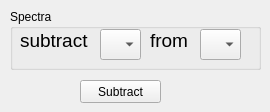
          <widget class="QWidget" name="tab">
           <attribute name="title">
            <string>Subtract</string>
           </attribute>
           <widget class="QPushButton" name="pushButton_2">
            <property name="geometry">
             <rect>
              <x>80</x>
              <y>80</y>
              <width>81</width>
              <height>23</height>
             </rect>
            </property>
            <property name="text">
             <string>Subtract</string>
            </property>
           </widget>
           <widget class="QGroupBox" name="groupBox_5">
            <property name="geometry">
             <rect>
              <x>10</x>
              <y>9</y>
              <width>251</width>
              <height>61</height>
             </rect>
            </property>
            <property name="title">
             <string>Spectra</string>
            </property>
            <widget class="QComboBox" name="comboBox_2">
             <property name="geometry">
              <rect>
               <x>90</x>
               <y>20</y>
               <width>41</width>
               <height>31</height>
              </rect>
             </property>
            </widget>
            <widget class="QComboBox" name="comboBox_3">
             <property name="geometry">
              <rect>
               <x>190</x>
               <y>20</y>
               <width>41</width>
               <height>31</height>
              </rect>
             </property>
            </widget>
            <widget class="QLabel" name="label_7">
             <property name="geometry">
              <rect>
               <x>140</x>
               <y>20</y>
               <width>51</width>
               <height>21</height>
              </rect>
             </property>
             <property name="text">
              <string>&lt;!DOCTYPE HTML PUBLIC &quot;-//W3C//DTD HTML 4.0//EN&quot; &quot;http://www.w3.org/TR/REC-html40/strict.dtd&quot;&gt;
&lt;html&gt;&lt;head&gt;&lt;meta name=&quot;qrichtext&quot; content=&quot;1&quot; /&gt;&lt;style type=&quot;text/css&quot;&gt;
p, li { white-space: pre-wrap; }
&lt;/style&gt;&lt;/head&gt;&lt;body style=&quot; font-family:'MS Shell Dlg 2'; font-size:8pt; font-weight:400; font-style:normal;&quot;&gt;
&lt;p style=&quot; margin-top:0px; margin-bottom:0px; margin-left:0px; margin-right:0px; -qt-block-indent:0; text-indent:0px;&quot;&gt;&lt;span style=&quot; font-size:14pt;&quot;&gt;from&lt;/span&gt;&lt;/p&gt;&lt;/body&gt;&lt;/html&gt;</string>
             </property>
            </widget>
            <widget class="QLabel" name="label_8">
             <property name="geometry">
              <rect>
               <x>10</x>
               <y>20</y>
               <width>81</width>
               <height>21</height>
              </rect>
             </property>
             <property name="text">
              <string>&lt;!DOCTYPE HTML PUBLIC &quot;-//W3C//DTD HTML 4.0//EN&quot; &quot;http://www.w3.org/TR/REC-html40/strict.dtd&quot;&gt;
&lt;html&gt;&lt;head&gt;&lt;meta name=&quot;qrichtext&quot; content=&quot;1&quot; /&gt;&lt;style type=&quot;text/css&quot;&gt;
p, li { white-space: pre-wrap; }
&lt;/style&gt;&lt;/head&gt;&lt;body style=&quot; font-family:'MS Shell Dlg 2'; font-size:8pt; font-weight:400; font-style:normal;&quot;&gt;
&lt;p style=&quot; margin-top:0px; margin-bottom:0px; margin-left:0px; margin-right:0px; -qt-block-indent:0; text-indent:0px;&quot;&gt;&lt;span style=&quot; font-size:14pt;&quot;&gt;subtract&lt;/span&gt;&lt;/p&gt;&lt;/body&gt;&lt;/html&gt;</string>
             </property>
            </widget>
           </widget>
          </widget>
